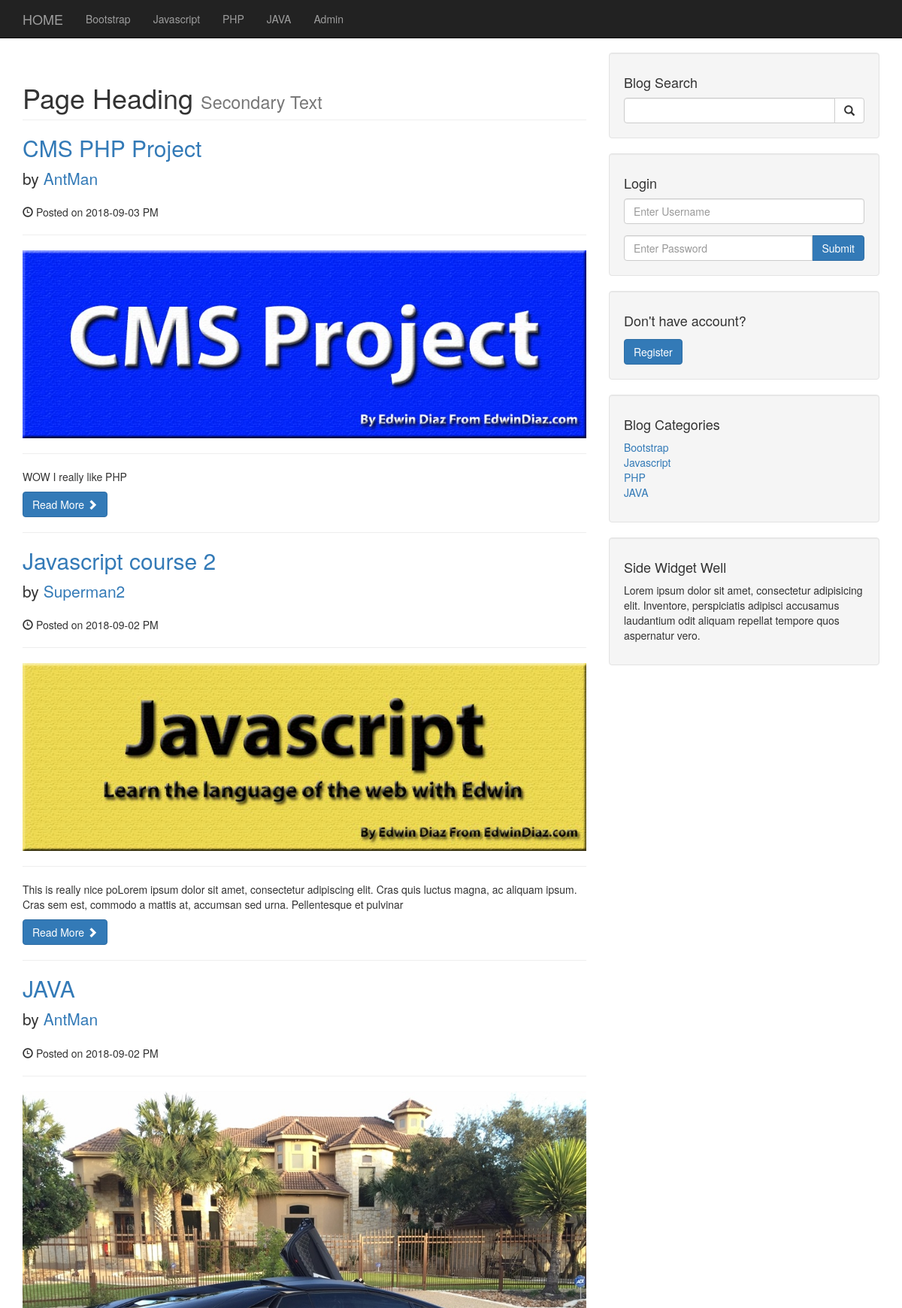
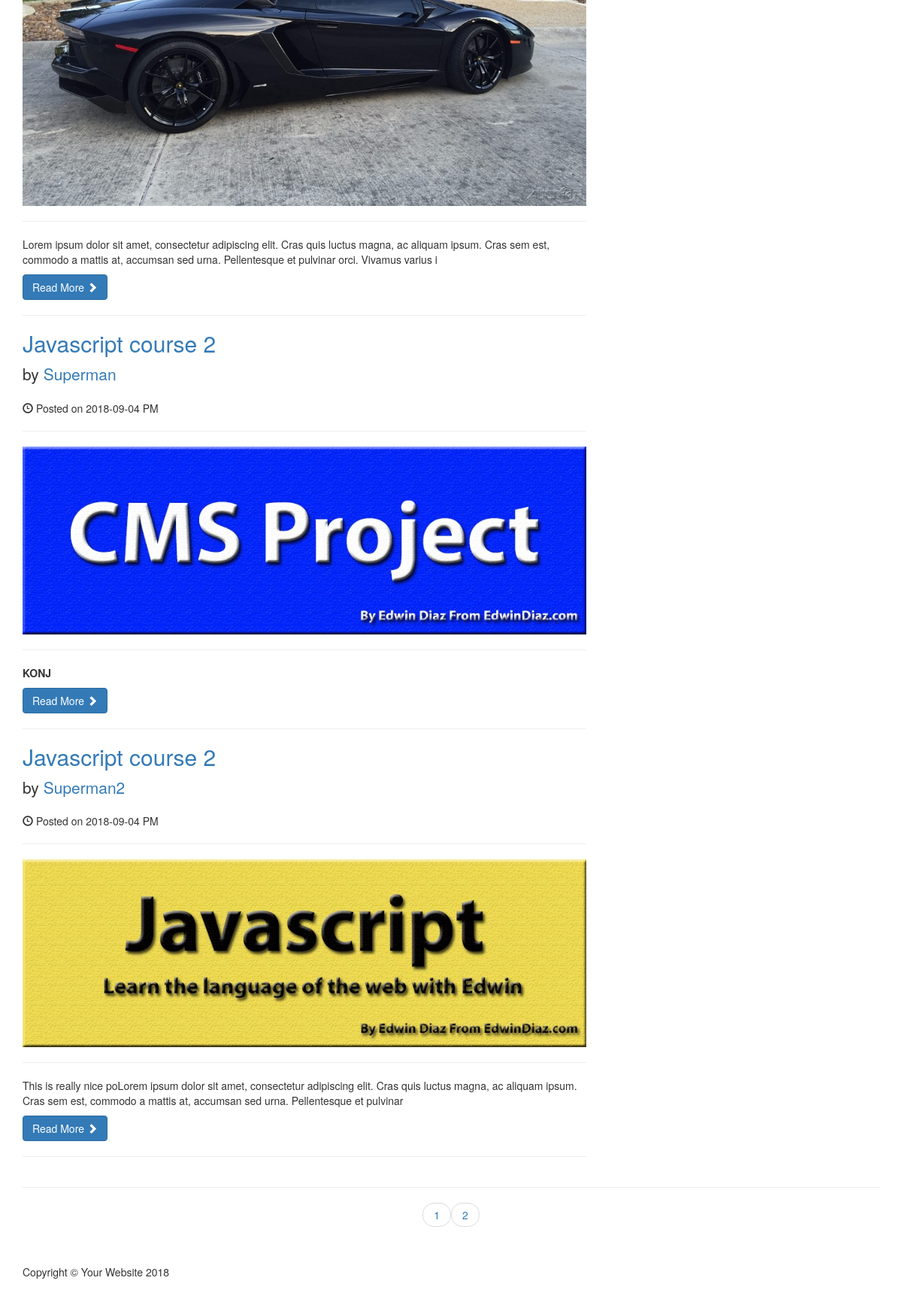
Page /cms/index.php on the committed database (2 pictures, top to bottom).
### tables this page shows
CREATE TABLE `categories` (
  `cat_id` int(3) NOT NULL,
  `cat_title` varchar(255) NOT NULL
);

CREATE TABLE `posts` (
  `post_id` int(3) NOT NULL,
  `post_category_id` int(3) NOT NULL,
  `post_title` varchar(255) NOT NULL,
  `post_author` varchar(255) NOT NULL,
  `post_date` date NOT NULL,
  `post_image` text NOT NULL,
  `post_content` text NOT NULL,
  `post_tags` varchar(255) NOT NULL,
  `post_status` varchar(255) NOT NULL DEFAULT 'draft',
  `post_views_count` int(11) NOT NULL DEFAULT '0'
);

### cms/index.php (the view, shortened to what this page needs)
<?php include "includes/db.php"; ?>
<?php include "includes/header.php"; ?>
    <?php include "includes/navigation.php"; ?>
    <div class="container">
        <div class="row">
            <div class="col-md-8">
                 <h1 class="page-header">
                    Page Heading
                    <small>Secondary Text</small>
                </h1>
                <?php
                    if(isset($_GET['page'])){
                        $page = $_GET['page'];
                    }else{
                        $page = 1;
                    }
                    $per_page = 5;
                    $page_1 = ($page * $per_page) - $per_page;
                    $query = "SELECT * FROM posts";
                    $result = mysqli_query($connection, $query);
                    $count = mysqli_num_rows($result);
                    $count = ceil($count/$per_page);
                    $query = "SELECT * FROM posts WHERE post_status like 'published' LIMIT $page_1, $per_page ";
                    $result = mysqli_query($connection, $query);
                    while ($row = mysqli_fetch_assoc($result)){
                        $post_id = $row['post_id'];
                        $post_title = $row['post_title'];
                        $post_author = $row['post_author'];
                        $post_date = $row['post_date'];
                        $post_image = $row['post_image'];
                        $post_content = substr($row['post_content'], 0, 200);
                    ?>
                <h2>
                    <a href="post.php?p_id=<?php echo $post_id ?>"><?php echo $post_title ?></a>
                </h2>
                <p class="lead">
                    by <a href="author_posts.php?author=<?php echo $post_author ?>&p_id=<?php echo $post_id ?>"><?php echo $post_author ?></a>
                </p>
                <p><span class="glyphicon glyphicon-time"></span> Posted on <?php echo $post_date ?> PM</p>
                <hr>
                    <a href="post.php?p_id=<?php echo $post_id ?>">
                        <img class="img-responsive" src="images/<?php echo $post_image ?>" alt="">
                    </a>
                <hr>
                <p><?php echo $post_content ?></p>
                <a class="btn btn-primary" href="post.php?p_id=<?php echo $post_id ?>">Read More <span class="glyphicon glyphicon-chevron-right"></span></a>
                <hr>
                <?php
                }
                ?>
            </div>
            <?php include "includes/sidebar.php"; ?>
        </div>
        <hr>
        <ul class="pager">
            <?php
                for($i=1; $i<=$count; $i++){
                    if($i==$page){
                        echo "<li><a class='active_link' href='index.php?page={$i}'>$i</a></li>";
                    }else{
                        echo "<li><a href='index.php?page={$i}'>$i</a></li>";
                    }
                }
            ?>
        </ul>
<?php include "includes/footer.php"; ?>

### cms/includes/header.php (shortened to what this page needs)
<!DOCTYPE html>
<html lang="en">
<head>
    <link href="css/bootstrap.min.css" rel="stylesheet">
    <link href="css/blog-home.css" rel="stylesheet">
    <link href="css/styles.css" rel="stylesheet">
</head>
<body>

### cms/includes/navigation.php (shortened to what this page needs)
<nav class="navbar navbar-inverse navbar-fixed-top" role="navigation">
    <div class="container">
        <div class="navbar-header">
            <a class="navbar-brand" href="index.php">HOME</a>
        </div>
        <div class="collapse navbar-collapse" id="bs-example-navbar-collapse-1">
            <ul class="nav navbar-nav">
                <?php
                    $query = "SELECT * FROM categories";
                    $result = mysqli_query($connection, $query);
                    while ($row = mysqli_fetch_assoc($result)){
                        $cat_title = $row['cat_title'];
                        echo "<li><a href='#'>{$cat_title}</a></li>";
                    }
                ?>
               <li><a href='admin/index.php'>Admin</a></li>
            </ul>
        </div>
    </div>
</nav>

### cms/includes/sidebar.php
<div class="col-md-4">
    <div class="well">
        <h4>Blog Search</h4>
        <form action="search.php" method="post">
            <div class="input-group">
                <input name="search" type="text" class="form-control">
                <span class="input-group-btn">
                    <button name="submit" class="btn btn-default" type="submit">
                        <span class="glyphicon glyphicon-search"></span>
                </button>
                </span>
            </div>
        </form>
    </div>
    <div class="well">
        <h4>Login</h4>
        <form action="includes/login.php" method="post">
            <div class="form-group">
                <input name="username" type="text" class="form-control" placeholder="Enter Username">
            </div>
            <div class="input-group">
                <input name="password" type="password" class="form-control" placeholder="Enter Password">
                <span class="input-group-btn">
                    <button class="btn btn-primary" name='login' type="submit">Submit</button>
                </span>
            </div>
        </form>
    </div>
    <div class="well">
        <h4>Don't have account?</h4>
        <form action="registration.php" style="padding-top: 5px">
            <div class="input-group">
                <input type="submit" value="Register" id="btn-login" class="btn btn-primary btn-md btn-block">
            </div>
        </form>
    </div>
    <div class="well">
        <?php
            $query = "SELECT * FROM categories";
            $result = mysqli_query($connection, $query);
        ?>
        <h4>Blog Categories</h4>
        <div class="row">
            <div class="col-lg-12">
                <ul class="list-unstyled">
                    <?php
                    while ($row = mysqli_fetch_assoc($result)){
                        $cat_title = $row['cat_title'];
                        $cat_id = $row['cat_id'];
                        echo "<li><a href='category.php?category=$cat_id'>{$cat_title}</a></li>";
                        }
                    ?>
                </ul>
            </div>
        </div>
    </div>
    <?php include "widget.php"?>
</div>

### cms/includes/widget.php
<div class="well">
    <h4>Side Widget Well</h4>
    <p>Lorem ipsum dolor sit amet, consectetur adipisicing elit. Inventore, perspiciatis adipisci accusamus laudantium odit aliquam repellat tempore quos aspernatur vero.</p>
</div>

### cms/includes/footer.php (shortened to what this page needs)
        <footer>
            <div class="row">
                <div class="col-lg-12">
                    <p>Copyright &copy; Your Website 2018</p>
                </div>
            </div>
        </footer>
    </div>
</body>
</html>

### cms/css/blog-home.css (style rules this page uses)
body { padding-top: 70px; }
footer { margin: 50px 0; }

### rows in the picture
categories: cat_title "Bootstrap"
categories: cat_title "Javascript"
categories: cat_title "PHP"
categories: cat_title "JAVA"
posts: post_title "CMS PHP Project", post_author "AntMan", post_date "2018-09-03", post_image (picture), post_content "WOW I really like PHP"
posts: post_title "Javascript course 2", post_author "Superman2", post_date "2018-09-02", post_image (picture), post_content "This is really nice poLorem ipsum dolor sit amet, consectetur adipiscing elit. Cras quis luctus magna, ac aliquam ipsum. Cras sem est, commodo a mattis at, accumsan sed urna. Pellentesque et pulvinar"
posts: post_title "JAVA", post_author "AntMan", post_date "2018-09-02", post_image (picture), post_content "Lorem ipsum dolor sit amet, consectetur adipiscing elit. Cras quis luctus magna, ac aliquam ipsum. Cras sem est, commodo a mattis at, accumsan sed urna. Pellentesque et pulvinar orci. Vivamus varius i"
posts: post_title "Javascript course 2", post_author "Superman", post_date "2018-09-04", post_image (picture), post_content "KONJ"
posts: post_title "Javascript course 2", post_author "Superman2", post_date "2018-09-04", post_image (picture), post_content "This is really nice poLorem ipsum dolor sit amet, consectetur adipiscing elit. Cras quis luctus magna, ac aliquam ipsum. Cras sem est, commodo a mattis at, accumsan sed urna. Pellentesque et pulvinar"
